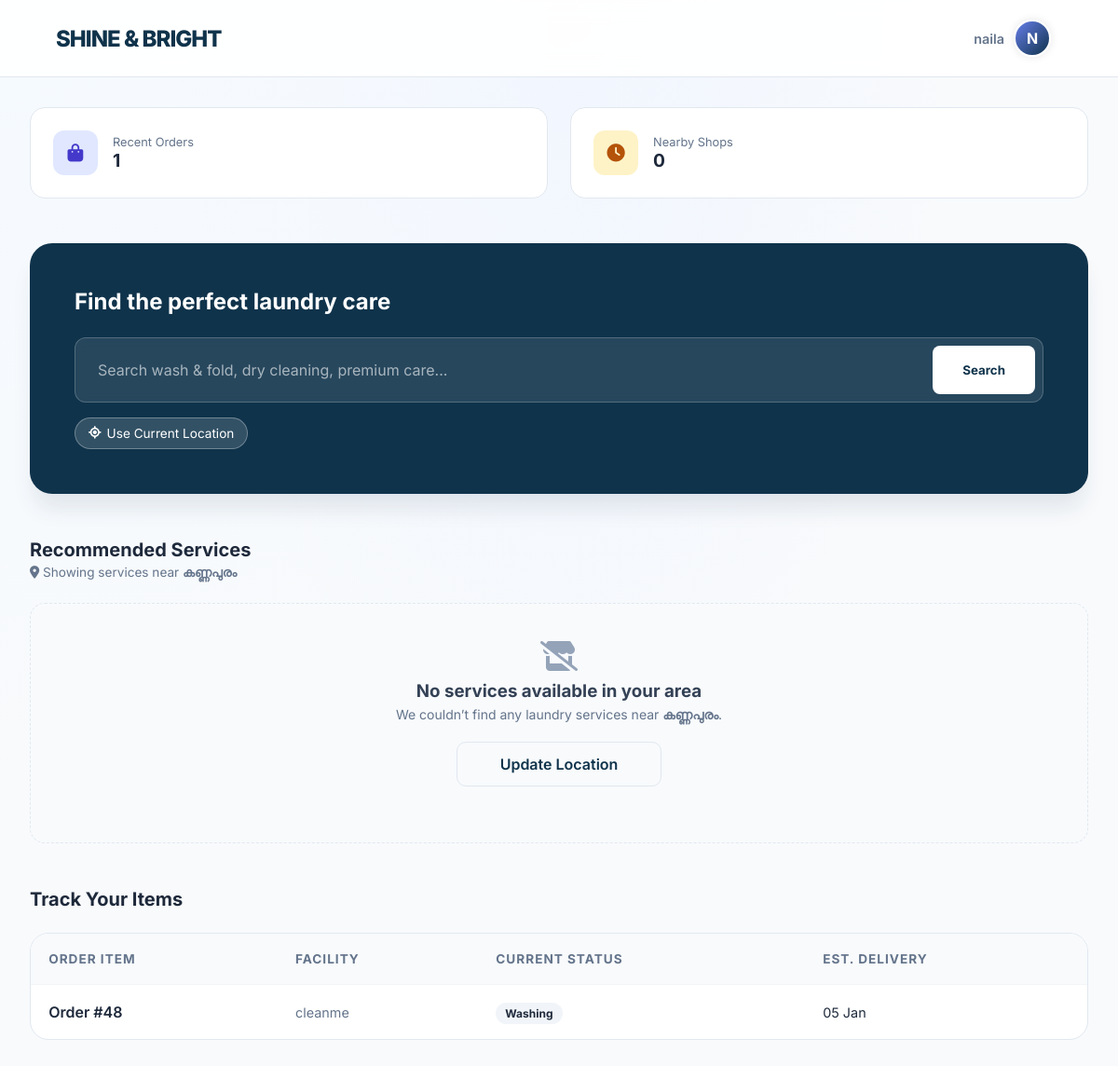
The page /dashboard/ (signed in) on the database as committed earlier.
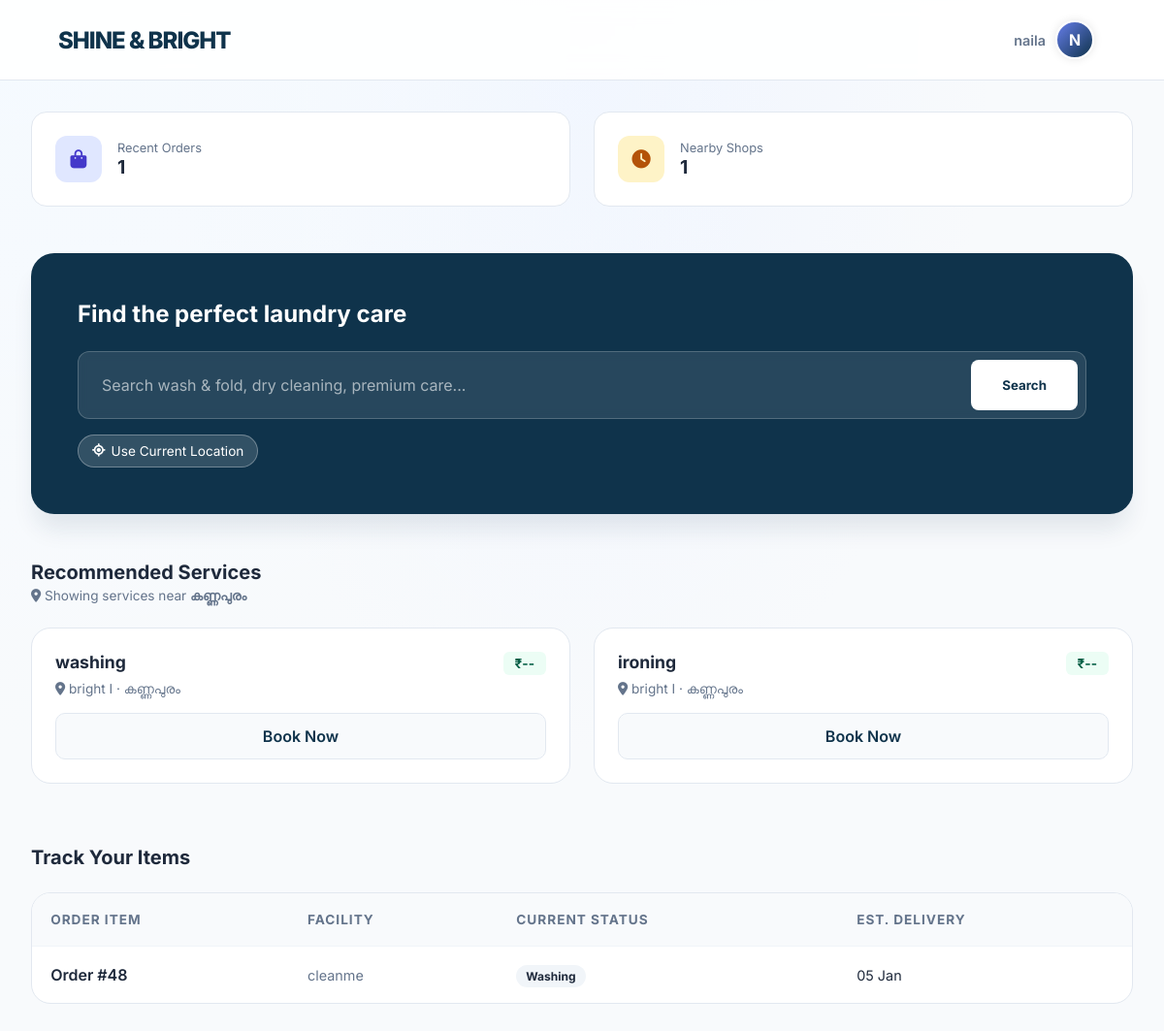
The same page on the database as committed later.
### shop/models.py (models this page shows, shortened)
class Profile(models.Model):
    user = models.OneToOneField(User, on_delete=models.CASCADE)
    full_name = models.CharField(max_length=100, blank=True)
    phone = models.CharField(max_length=15, blank=True)
    profile_image = CloudinaryField('image', blank=True, null=True)
    city = models.CharField(max_length=100, blank=True)
    latitude = models.FloatField(blank=True, null=True)
    longitude = models.FloatField(blank=True, null=True)
    email_verified = models.BooleanField(default=False)
    notifications_enabled = models.BooleanField(default=True)
    login_email_sent = models.BooleanField(default=False)
    location_updated_at = models.DateTimeField(blank=True, null=True)

class LaundryShop(models.Model):
    name = models.CharField(max_length=100, unique=True)
    email = models.EmailField(unique=True)
    password = models.CharField(max_length=128, blank=True)
    address = models.TextField(blank=True)
    phone = models.CharField(max_length=15, blank=True)
    city = models.CharField(max_length=100, blank=True)
    latitude = models.FloatField(blank=True, null=True)
    longitude = models.FloatField(blank=True, null=True)
    is_approved = models.BooleanField(default=False)
    is_open = models.BooleanField(default=True)
    created_at = models.DateTimeField(default=timezone.now)
    razorpay_account_id = models.CharField(
        max_length=100,
        blank=True,
        null=True,
        help_text="Razorpay Account ID for marketplace payments"
    )
    razorpay_key_id = models.CharField(
        max_length=100,
        blank=True,
        null=True,
        help_text="Razorpay Key ID for shop payments"
    )
    razorpay_key_secret = models.CharField(
        max_length=100,
        blank=True,
        null=True,
        help_text="Razorpay Key Secret for shop payments"
    )
    bank_account_holder_name = models.CharField(
        max_length=100,
        blank=True,
        null=True,
        help_text="Account holder name as per bank records"
    )
    bank_account_number = models.CharField(
        max_length=50,
        blank=True,
        null=True,
        help_text="Bank account number"
    )
    bank_ifsc_code = models.CharField(
        max_length=11,
        blank=True,
        null=True,
        help_text="IFSC code (e.g., HDFC0001234)"
    )
    bank_name = models.CharField(
        max_length=100,
        blank=True,
        null=True,
        help_text="Bank name (e.g., HDFC Bank, SBI)"
    )
    bank_branch = models.CharField(
        max_length=100,
        blank=True,
        null=True,
        help_text="Bank branch name"
    )
    bank_account_type = models.CharField(
        max_length=20,
        choices=[
            ('Savings', 'Savings'),
            ('Current', 'Current'),
        ],
        blank=True,
        null=True,
        help_text="Type of bank account"
    )

class Order(models.Model):
    STATUS_CHOICES = [
        ('Pending', 'Pending'),
        ('Pickup', 'Pickup'),
        ('Washing', 'Washing'),
        ('Drying', 'Drying'),
        ('Ironing', 'Ironing'),
        ('Ready', 'Ready for Pickup'),
        ('Completed', 'Completed'),
    ]
    PAYMENT_CHOICES = [
        ('Pending', 'Pending'),
        ('Completed', 'Completed'),
    ]
    user = models.ForeignKey(User, on_delete=models.CASCADE)
    shop = models.ForeignKey(LaundryShop, on_delete=models.CASCADE)
    branch = models.ForeignKey(Branch, on_delete=models.CASCADE, blank=True, null=True)
    base_amount = models.DecimalField(max_digits=10, decimal_places=2, default=0)
    platform_fee = models.DecimalField(max_digits=10, decimal_places=2, default=0)
    delivery_fee = models.DecimalField(max_digits=10, decimal_places=2, default=0)
    gst_amount = models.DecimalField(max_digits=10, decimal_places=2, default=0)
    amount = models.DecimalField(
        max_digits=10,
        decimal_places=2,
        help_text="Final payable amount (base + fees + GST)"
    )
    cloth_status = models.CharField(
        max_length=20,
        choices=STATUS_CHOICES,
        default='Pending'
    )
    payment_status = models.CharField(
        max_length=20,
        choices=PAYMENT_CHOICES,
        default='Pending'
    )
    pickup_date = models.DateTimeField(blank=True, null=True)
    delivery_date = models.DateTimeField(blank=True, null=True)
    delivery_name = models.CharField(max_length=100, blank=True)
    delivery_address = models.TextField(blank=True)
    delivery_phone = models.CharField(max_length=15, blank=True)
    special_instructions = models.TextField(blank=True)
    created_at = models.DateTimeField(default=timezone.now)
    delay_notified = models.BooleanField(default=False)
    thank_you_sent = models.BooleanField(default=False)
    razorpay_payment_id = models.CharField(max_length=100, blank=True, null=True)
    razorpay_order_id = models.CharField(max_length=100, blank=True, null=True)

class Service(models.Model):
    branch = models.ForeignKey(Branch, on_delete=models.CASCADE, related_name='services')
    name = models.CharField(max_length=100)
    price = models.DecimalField(max_digits=10, decimal_places=2, blank=True, null=True)
    cloths = models.ManyToManyField('Cloth', blank=True, related_name='services')
    created_at = models.DateTimeField(default=timezone.now)
    class Meta:
        unique_together = ('branch', 'name')

class Branch(models.Model):
    shop = models.ForeignKey(LaundryShop, on_delete=models.CASCADE, related_name='branches')
    name = models.CharField(max_length=100)
    address = models.TextField()
    phone = models.CharField(max_length=15, blank=True)
    created_at = models.DateTimeField(default=timezone.now)
    class Meta:
        unique_together = ('shop', 'name')

### shop/views.py (the view)
# urls.py: path("dashboard/", views.user_dashboard, name="dashboard"),
@login_required
def user_dashboard(request):
    pending = Order.objects.filter(
        user=request.user,
        cloth_status="Pending",
        payment_status="Completed"
    ).count()
    completed = Order.objects.filter(
        user=request.user,
        cloth_status="Completed",
        payment_status="Completed"
    ).count()
    spent = (
        Order.objects
        .filter(user=request.user, payment_status="Completed")
        .aggregate(total=Sum("amount"))["total"]
        or 0
    )
    cloth_status = get_cloth_status(request.user)
    search_query = request.GET.get("search", "").strip()
    profile = getattr(request.user, "profile", None)
    user_city = profile.city.strip() if profile and profile.city else None
    services_nearby = []
    shops_nearby = []
    nearby_shop_count = 0
    if search_query:
        services = (
            Service.objects
            .filter(
                name__icontains=search_query,
                branch__shop__is_approved=True
            )
            .select_related("branch__shop")
        )
        if user_city:
            services_nearby = services.filter(
                branch__shop__city__iexact=user_city
            )[:10]
        else:
            services_nearby = services[:10]
    elif user_city:
        services_nearby = (
            Service.objects
            .filter(
                branch__shop__is_approved=True,
                branch__shop__city__iexact=user_city
            )
            .select_related("branch__shop")[:10]
        )
        nearby_shops_qs = (
            LaundryShop.objects
            .filter(is_approved=True, city__iexact=user_city)
            .order_by("id")
            .distinct()
        )
        shops_nearby = nearby_shops_qs[:10]
        nearby_shop_count = nearby_shops_qs.count()
    create_order_notifications(request.user)
    create_welcome_notifications(request.user)
    recent_notifications = list(
        Notification.objects
        .filter(user=request.user, is_read=False)
        .order_by("-created_at")
        .values(
            "id", "title", "message",
            "created_at", "icon", "color", "is_read"
        )[:5]
    )
    unread_count = (
        Notification.objects
        .filter(user=request.user, is_read=False)
        .count()
        if profile and profile.notifications_enabled
        else 0
    )
    previous_shops = (
        LaundryShop.objects
        .filter(
            order__user=request.user,
            order__cloth_status="Completed",
            order__payment_status="Completed",
        )
        .distinct()
    )
    return render(
        request,
        "user_dashboard.html",
        {
            "pending_count": pending,
            "completed_count": completed,
            "total_spent": spent,
            "cloth_status": cloth_status,
            "services_nearby": services_nearby,
            "shops_nearby": shops_nearby,
            "nearby_shop_count": nearby_shop_count,
            "search_query": search_query,
            "user_city": user_city,
            "recent_notifications": recent_notifications,
            "unread_count": unread_count,
            "previous_shops": previous_shops,
        },
    )

### shop/templates/user_dashboard.html (shortened to what this page needs)
{% load static %}
<!DOCTYPE html>
<html lang="en">
<head>
    <link rel="stylesheet" href="https://cdnjs.cloudflare.com/ajax/libs/font-awesome/6.4.0/css/all.min.css">
</head>
<body>
    <nav class="top-nav">
        <div class="logo-text">SHINE & BRIGHT</div>
        <div class="user-profile-trigger" id="profileToggle">
            <span style="font-size: 0.9rem; font-weight: 600; color: var(--text-muted)">{{ request.user.username }}</span>
            {% if request.user.profile.profile_image %}
                <img src="{{ request.user.profile.profile_image.url }}" class="avatar" alt="Profile">
            {% else %}
                <div class="avatar avatar-fallback">
                    {{ request.user.username|slice:":1"|upper }}
                </div>
            {% endif %}
        </div>
    </nav>
    <div class="dashboard-container">
        <div class="stats-row">
            <div class="stat-card">
                <div class="stat-icon" style="background: #e0e7ff; color: #4338ca"><i class="fas fa-shopping-bag"></i></div>
                <div>
                    <p style="font-size: 0.8rem; color: var(--text-muted)">Recent Orders</p>
                    <p style="font-weight: 700; font-size: 1.2rem">{{ cloth_status|length }}</p>
                </div>
            </div>
            <div class="stat-card">
                <div class="stat-icon" style="background: #fef3c7; color: #b45309"><i class="fas fa-clock"></i></div>
                <div>
                    <p style="font-size: 0.8rem; color: var(--text-muted)">Nearby Shops</p>
                    <p style="font-weight: 700; font-size: 1.2rem">{{ nearby_shop_count }}</p>
                </div>
            </div>
        </div>
        <div class="search-wrapper">
            <h2>Find the perfect laundry care</h2>
            <form method="GET" class="modern-search-bar">
                <input type="text" name="search" value="{{ search_query }}" placeholder="Search wash & fold, dry cleaning, premium care...">
                <button type="submit" class="search-btn-alt">Search</button>
            </form>
            <div style="margin-top: 16px; display: flex; align-items: center; gap: 12px;">
                    <button
                        id="useLiveLocationBtn"
                        onclick="useCurrentLocation()"
                        style="
                            background: rgba(255,255,255,0.15);
                            color: #fff;
                            border: 1px solid rgba(255,255,255,0.3);
                            padding: 8px 14px;
                            border-radius: 999px;
                            font-size: 0.85rem;
                            cursor: pointer;
                            display: inline-flex;
                            align-items: center;
                            gap: 6px;
                        "
                    >
                        <i class="fas fa-location-crosshairs"></i>
                        Use Current Location
                    </button>
            </div>
        </div>
        <div class="section-header">
            <div>
                <h2>Recommended Services</h2>
                {% if user_city %}
                    <p style="font-size: 0.85rem; color: #64748b; margin-top: 4px;">
                        <i class="fas fa-location-dot"></i>
                        Showing services near <strong>{{ user_city }}</strong>
                    </p>
                {% else %}
                    <p style="font-size: 0.85rem; color: #ef4444; margin-top: 4px;">
                        <i class="fas fa-circle-exclamation"></i>
                        Location not set — update your profile to see nearby services
                    </p>
                {% endif %}
            </div>
        </div>
        {% if services_nearby %}
            <div class="modern-grid">
                {% for service in services_nearby %}
                    <div class="shop-card">
                        <div class="card-body">
                            <div style="display: flex; justify-content: space-between; align-items: flex-start;">
                                <h3 style="font-size: 1.1rem;">{{ service.name }}</h3>
                                <span class="badge-price">
                                    ₹{{ service.price|default:"--" }}
                                </span>
                            </div>
                            <p style="font-size: 0.85rem; color: #64748b; margin-top: 6px;">
                                <i class="fas fa-map-marker-alt"></i>
                                {{ service.branch.name }} · {{ service.branch.shop.city }}
                            </p>
                            <a href="{% url 'select_services' service.branch.shop.id %}" class="btn-main">
                                Book Now
                            </a>
                        </div>
                    </div>
                {% endfor %}
            </div>
        {% else %}
            <div style="
                background: #f8fafc;
                border: 1px dashed #e2e8f0;
                padding: 40px;
                border-radius: 16px;
                text-align: center;
                margin-bottom: 3rem;
            ">
                <i class="fas fa-store-slash" style="font-size: 32px; color: #94a3b8;"></i>
                <h3 style="margin-top: 10px; color: #334155;">
                    No services available in your area
                </h3>
                <p style="color: #64748b; font-size: 14px; margin-top: 5px;">
                    We couldn’t find any laundry services near
                    <strong>{{ user_city|default:"your saved location" }}</strong>.
                </p>
                <a href="{% url 'edit_profile' %}" class="btn-main"
                style="max-width: 220px; margin: 20px auto;">
                    Update Location
                </a>
            </div>
        {% endif %}
        <div class="section-header">
            <h2>Track Your Items</h2>
        </div>
        <div class="table-container">
            <table class="modern-table">
                <thead>
                    <tr>
                        <th>Order Item</th>
                        <th>Facility</th>
                        <th>Current Status</th>
                        <th>Est. Delivery</th>
                    </tr>
                </thead>
                <tbody>
                    {% for cloth in cloth_status %}
                    <tr>
                        <td style="font-weight: 600;">{{ cloth.cloth_name }}</td>
                        <td style="color: var(--text-muted); font-size: 0.9rem;">{{ cloth.shop_name }}</td>
                        <td><span class="status-pill">{{ cloth.status }}</span></td>
                        <td style="font-size: 0.9rem;">{% if cloth.delivery_date %}{{ cloth.delivery_date|date:"d M" }}{% else %}Calculating...{% endif %}</td>
                    </tr>
                    {% empty %}
                    <tr>
                        <td colspan="4" style="text-align: center; color: var(--text-muted); padding: 3rem;">No active orders to track.</td>
                    </tr>
                    {% endfor %}
                </tbody>
            </table>
        </div>
    </div>
</body>
</html>

Rows that differ between the two databases and show on the page:
shown differently, row unchanged: Profile "കണ്ണപുരം": city "കണ്ണപുരം" → (not shown)
added Service: name "washing", price "--", branch.name "bright I", branch.shop.city "കണ്ണപുരം"
added Service: name "ironing", price "--", branch.name "bright I", branch.shop.city "കണ്ണപുരം"
Other text that changed with them:
{{ nearby_shop_count }}: "0" → "1"
text no longer shown: "No services available in your area We couldn’t find any laundry services near . Update Location"
